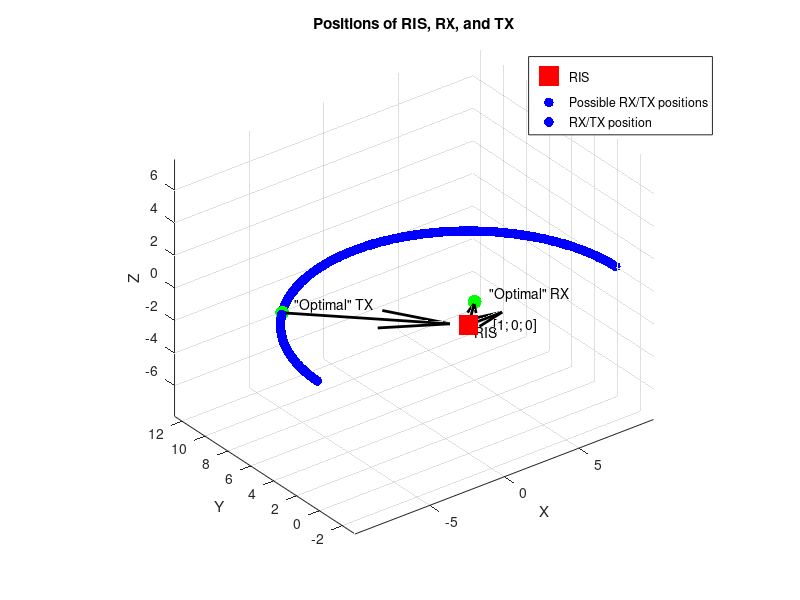

This chart was generated by the following MATLAB code:
pos_ris = [0; 0; 0];
angles = 1:1:179;
d2_ris = 10;
d_tx = 10;
d_rx = 2.5;

optimal_in_angle = 135;
optimal_out_angle = 45;
pos_tx_optimal = pos_ris + [d_tx*cosd(optimal_in_angle); d_tx*sind(optimal_in_angle); 0]
pos_rx_optimal = pos_ris + [d_rx*cosd(optimal_out_angle); d_rx*sind(optimal_out_angle); 0]


% Plot positions
figure;
hold on;
% Plot RIS position
scatter3(pos_ris(1), pos_ris(2), pos_ris(3), 200, 'r', 'filled', 'Marker', 's');
text(pos_ris(1), pos_ris(2), pos_ris(3), '  RIS', 'VerticalAlignment', 'top');

% Plot AP and UE positions
for a = angles
    pos = pos_ris + [d2_ris*cosd(a); d2_ris*sind(a); 0];
    scatter3(pos(1), pos(2), pos(3), 50, 'b', 'filled');
end

% Plot optimal AP and UE positions
scatter3(pos_rx_optimal(1), pos_rx_optimal(2), pos_rx_optimal(3), 100, 'g', 'filled');
text(pos_rx_optimal(1), pos_rx_optimal(2), pos_rx_optimal(3), '     "Optimal" RX', 'VerticalAlignment', 'bottom');
scatter3(pos_tx_optimal(1), pos_tx_optimal(2), pos_tx_optimal(3), 100, 'g', 'filled');
text(pos_tx_optimal(1), pos_tx_optimal(2), pos_tx_optimal(3), '    "Optimal" TX', 'VerticalAlignment', 'bottom');

% Plot vector [1; 0; 0]
vector = [2.5; 0; 0];
quiver3(0, 0, 0, vector(1), vector(2), vector(3), 'k', 'LineWidth', 2, 'MaxHeadSize', 0.5);
text(vector(1)/2, vector(2), vector(3), '  [1; 0; 0]', 'VerticalAlignment', 'top');

in_vec = pos_ris - pos_tx_optimal;
quiver3(pos_tx_optimal(1), pos_tx_optimal(2), pos_tx_optimal(3), in_vec(1), in_vec(2), in_vec(3), 'k', 'LineWidth', 2, 'MaxHeadSize', 0.25);
text(in_vec(1)/2, in_vec(2), in_vec(3), '', 'VerticalAlignment', 'bottom');

out_vec = pos_rx_optimal - pos_ris;
quiver3(pos_ris(1), pos_ris(2), pos_ris(3), out_vec(1), out_vec(2), out_vec(3), 'k', 'LineWidth', 2, 'MaxHeadSize', 0.25);
text(out_vec(1)/2, out_vec(2), out_vec(3), '', 'VerticalAlignment', 'bottom');


% Set plot properties
xlabel('X');
ylabel('Y');
zlabel('Z');
title('Positions of RIS, RX, and TX');
legend('RIS', 'Possible RX/TX positions', 'RX/TX position', 'Location', 'best');
grid on;
axis equal;
view(3); % 3D view

hold off;